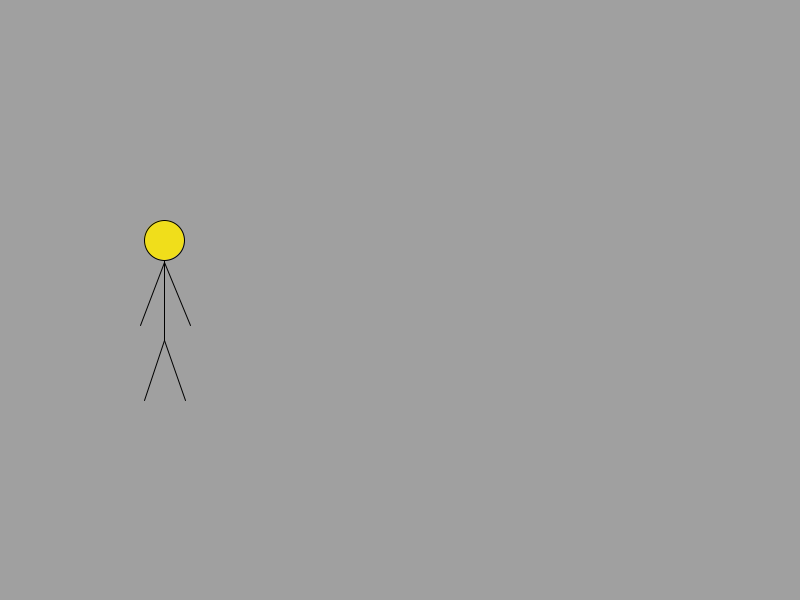
Frame 1 (no input)
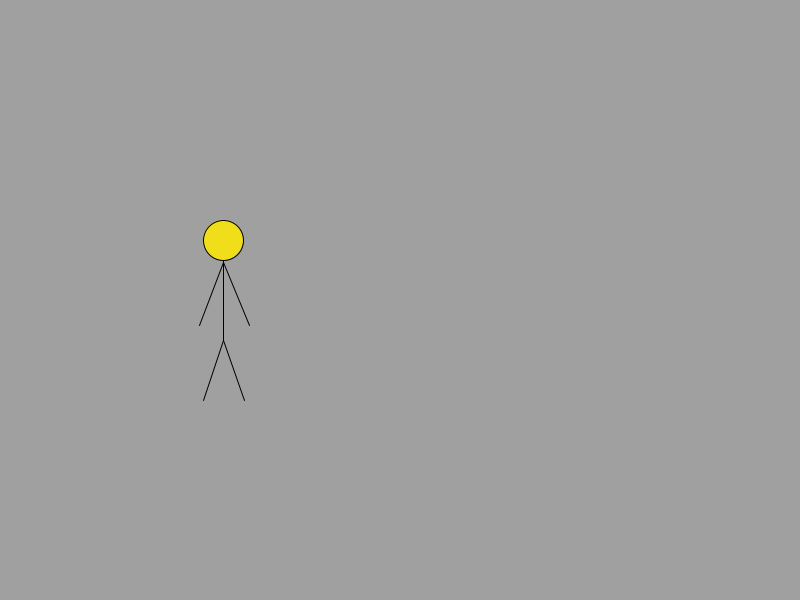
Frame 60 (the mouse pressed at the canvas centre just before this capture)
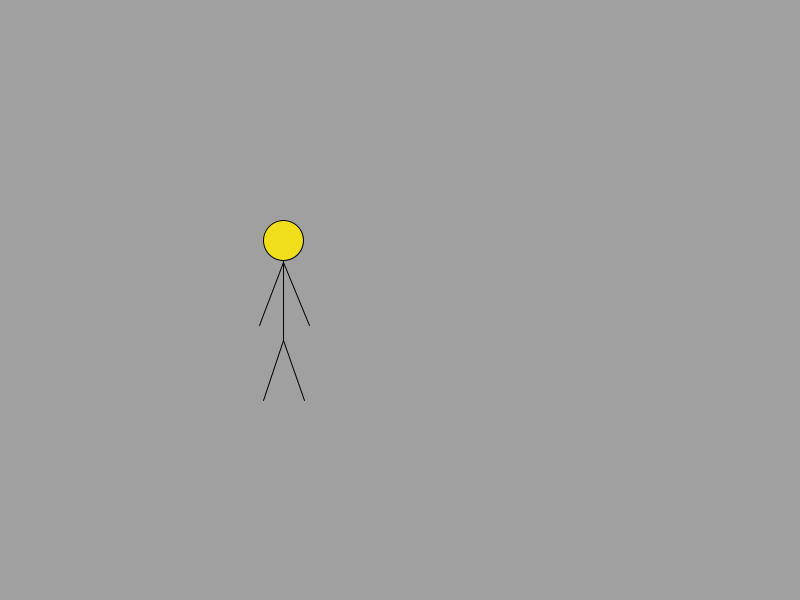
Frame 120 (the mouse held since frame 60 and released just before this capture)

The Processing sketch that drew these frames (run headless with seeded random() and noise(); from frame 60 on, the mouse is pressed at the canvas centre):

// Processing sketch: processing_114752
// ── processing_114752.pde

void setup()
{
  size(800,600);
  background(160);
  frameRate(45);
}
 
int a = 164;
int b = 240;
int c = 260;
int d = 340;
int e = 164;
int f = 164;
short g = 262;
int h = 190;
short i = 325;
int j = 140;
int k = 164;
short l = 340;
int m = 144;
short n = 400;
int o = 185; 
 
void draw()
{
  background(160);
  fill(240,222,27);
  

  ellipse(a,b,40,40);
  line(e,c,e,d);
  line(f,g,h,i);
  line(f,g,j,i);
  line(k,l,m,n);
  line(k,l,o,n);
   
  
  a = a +1;
   
  
  e = e + 1;
   
  
  f = f + 1;
  h = h + 1;
  j = j + 1;
   
  
  k = k + 1;
  m = m + 1;
  o = o + 1;
}
